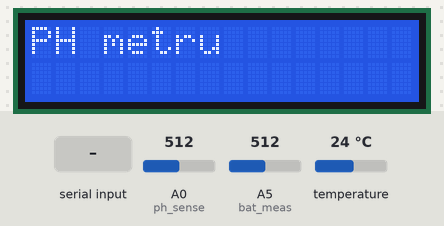
Recording of a sketch running on a simulated Arduino Uno, built with avr-gcc and run on an emulated ATmega328P. Shown: 16×2 character LCD. Inputs (shaded band) come from the test bench; at power-on: temperature 24 °C, A0 (ph_sense) = 512, A5 (bat_meas) = 512. What the sketch prints to the serial monitor is not drawn.

Above: at 1.2 s.
1.3 s: "m" received over Serial
At 3.1 s:
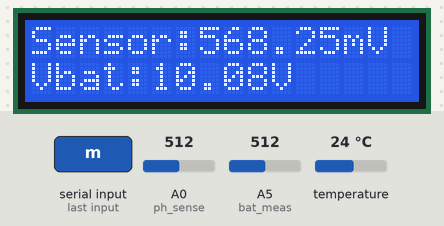
5.0 s: "m" received over the second serial link
At 6.8 s:
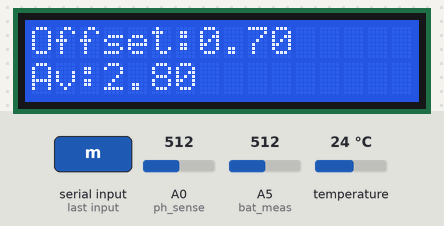
7.1 s: "o" received over Serial
At 8.4 s:
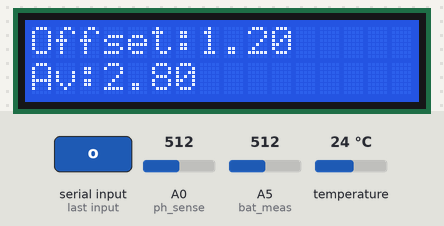
8.9 s: "o" received over the second serial link
At 9.8 s:
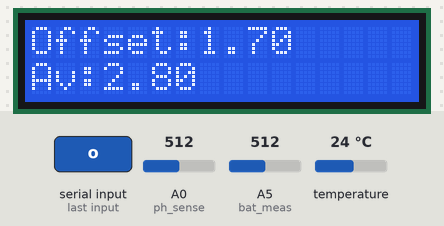
10.8 s: temperature set to 10.5 °C
12.3 s: temperature set to 9.6 °C
Timing chart, 0 to 14.8 s (numbered marks = the images above; inputs shaded):
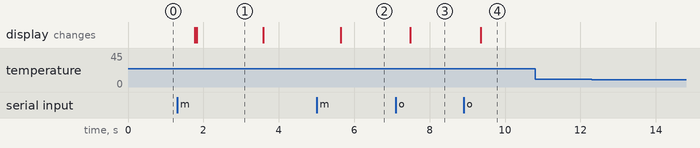

Measured:
- after the input at 1.3 s, the display: first differs from a run without the input after 0.53 s (image 1)
- after the input at 5.0 s, the display: changes after 0.65 s (image 2)
- after the input at 7.1 s, the display: changes after 0.39 s (image 3)
- after the input at 8.9 s, the display: changes after 0.45 s (image 4)
- after the input at 10.8 s, every drawn part: stays the same
- after the input at 12.3 s, every drawn part: stays the same
- what the display in image 1 shows lasts 1.8 s, from 1.8 s to 3.6 s

The sketch:

soft_ph_v6.ino
```cpp
#define bat_meas A5
#define ph_sense A0
#define pin_temperatura 7
const int Vref = 5;
float valoare_ph;
float temperatura;
float tensiune;
float ph_tensiune;
char caracter;

float Offset = 0.7;
float Av = 2.8;
int meniu_lcd = 0;

#define nr_sample 50
int vector_valori[nr_sample];
int index = 0;
unsigned long timp_achizitie = millis();
unsigned long timp_afisare = millis();

#include <OneWire.h>
#include <DallasTemperature.h>
OneWire oneWire(pin_temperatura);
DallasTemperature senzor_temperatura(&oneWire);

#include <LiquidCrystal.h>
const int rs = 13, en = 12, d4 = 11, d5 = 10, d6 = 9, d7 = 8;
LiquidCrystal lcd(rs, en, d4, d5, d6, d7);

#include <SoftwareSerial.h>
SoftwareSerial Bluetooth(2, 3);

void setup() {
  lcd.begin(16, 2);
  lcd.setCursor(0, 0);
  lcd.print("PH metru");

  Serial.begin(9600);
  Serial.println("Test");
  Bluetooth.begin(9600);
  Bluetooth.println("Test");

  senzor_temperatura.begin();
}

void citire_baterie() {
  tensiune = 0;
  for (int i = 0; i < 10; i++) {
    tensiune = tensiune + analogRead(bat_meas);
  }
  tensiune /= 10;
  tensiune = Vref * tensiune / 1024;
  tensiune = tensiune *  4.03;
}

void citire_temperatura() {
  senzor_temperatura.requestTemperatures();
  temperatura = senzor_temperatura.getTempCByIndex(0);
}

void citire_ph() {
  vector_valori[index++] = analogRead(ph_sense);
  if (index == nr_sample)index = 0;
  ph_tensiune = mediaza_valori(vector_valori, nr_sample) * 5.0 / 1024;
  ph_tensiune = ph_tensiune - (temperatura - 25) * 0.00138 * Av;
  ph_tensiune = ((ph_tensiune - Offset) / Av) * 1000;

  valoare_ph = ph_tensiune;
  if (valoare_ph < 0)valoare_ph = 7 - abs(valoare_ph / 59);
  else valoare_ph = abs(valoare_ph / 59);
}

void afisare_lcd() {
  lcd.clear();
  if (meniu_lcd == 0) {
    lcd.setCursor(0, 0);
    lcd.print("PH:");
    lcd.print(valoare_ph);
    lcd.setCursor(0, 1);
    lcd.print("Temp:");
    lcd.print(temperatura);
  }
  else if (meniu_lcd == 1) {
    lcd.setCursor(0, 0);
    lcd.print("Sensor:");
    lcd.print(ph_tensiune);
    lcd.print("mV");
    lcd.setCursor(0, 1);
    lcd.print("Vbat:");
    lcd.print(tensiune);
    lcd.print("V");
  }
  else if (meniu_lcd == 2) {
    lcd.setCursor(0, 0);
    lcd.print("Offset:");
    lcd.print(Offset);
    lcd.setCursor(0, 1);
    lcd.print("Av:");
    lcd.print(Av);
  }
}

void afisare_PC() {
  Serial.print("PH:");
  Serial.println(valoare_ph);
  Serial.print("Temperatura:");
  Serial.println(temperatura);
  Serial.print("Vbat:");
  Serial.println(tensiune);
  Serial.print("Tensiune senzor:");
  Serial.print(ph_tensiune);
  Serial.println("mV");

  if (meniu_lcd == 1) {
    Serial.print("pH voltage:");
    Serial.print(ph_tensiune);
    Serial.println("mV");
    Serial.print("Vbat:");
    Serial.print(tensiune);
    Serial.println("V");
  }
  if (meniu_lcd == 2) {
    Serial.print("Offset:");
    Serial.println(Offset);
    Serial.print("Av:");
    Serial.println(Av);
  }
}

void afisare_Bluetooth() {
  Bluetooth.print("PH:");
  Bluetooth.println(valoare_ph);
  Bluetooth.print("Temperatura:");
  Bluetooth.println(temperatura);
  Bluetooth.print("Vbat:");
  Bluetooth.print(tensiune);
  Bluetooth.println("V");

  if (meniu_lcd == 1) {
    Bluetooth.print("Tensiune senzor:");
    Bluetooth.print(ph_tensiune);
    Bluetooth.println("mV");
    Bluetooth.print("Vbat:");
    Bluetooth.print(tensiune);
    Bluetooth.println("V");
  }
  if (meniu_lcd == 2) {
    Bluetooth.print("Offset:");
    Bluetooth.println(Offset);
    Bluetooth.print("Av:");
    Bluetooth.println(Av);
  }
}

double mediaza_valori(int* vector, int nr_valori) {
  int i;
  int max, min;
  double media;
  double suma = 0;
  int nr_valori_insumate=0;

     if (vector[0] < vector[1]) {
      min = vector[0]; max = vector[1];
    }
    else {
      min = vector[1]; max = vector[0];
    }

    for (i = 2; i < nr_valori; i++) {
      if (vector[i] < min) {
        min = vector[i];
      } else {
        if (vector[i] > max) {
          max = vector[i];
        } else {
          suma += vector[i];
          nr_valori_insumate++;
        }
      }
    }
    media = suma /nr_valori_insumate;
  return media;
}

void loop() {

  if (Serial.available()) {
    caracter = Serial.read();
  }
  if (Bluetooth.available()) {
    caracter = Bluetooth.read();
  }

  if (caracter == 'm') {
    caracter = "";
    meniu_lcd++;
    if (meniu_lcd > 2)meniu_lcd = 0;
    afisare_lcd();
    Bluetooth.println("Schimbare mod afisare");
  }

  if (caracter == 'o') {
    caracter = "";
    Offset += 0.5;
    afisare_lcd();
  }

  if (caracter == 'i') {
    caracter = "";
    Offset -= 0.5;
    afisare_lcd();
  }

  if (millis() - timp_achizitie > 20) {
    citire_ph();
    timp_achizitie = millis();
  }

  if (millis() - timp_afisare > 1000)  {
    citire_baterie();
    citire_temperatura();
    citire_ph();
    afisare_lcd();
    afisare_PC();
    afisare_Bluetooth();
    timp_afisare = millis();
  }

}
```
